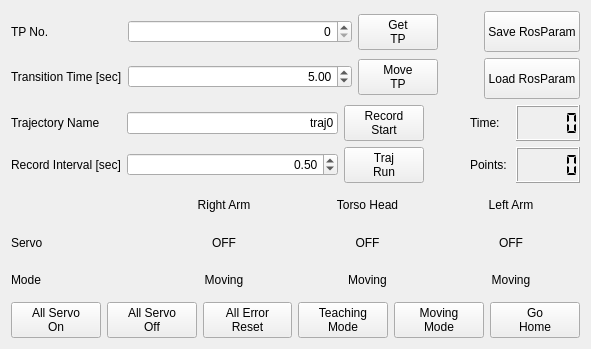
<?xml version="1.0" encoding="UTF-8"?>
<ui version="4.0">
 <class>Form</class>
 <widget class="QWidget" name="Form">
  <property name="geometry">
   <rect>
    <x>0</x>
    <y>0</y>
    <width>591</width>
    <height>349</height>
   </rect>
  </property>
  <property name="windowTitle">
   <string>torobo_whole_body_manager</string>
  </property>
  <layout class="QHBoxLayout" name="horizontalLayout_4">
   <item>
    <layout class="QVBoxLayout" name="verticalLayout_4">
     <item>
      <layout class="QVBoxLayout" name="verticalLayout_3">
       <item>
        <layout class="QVBoxLayout" name="verticalLayout_2">
         <item>
          <layout class="QHBoxLayout" name="horizontalLayout_2">
           <item>
            <layout class="QGridLayout" name="gridLayout_2">
             <item row="1" column="0">
              <widget class="QLabel" name="labelTransitionTime">
               <property name="text">
                <string>Transition Time [sec]</string>
               </property>
              </widget>
             </item>
             <item row="0" column="0">
              <widget class="QLabel" name="labelTpNumber">
               <property name="text">
                <string>TP No.</string>
               </property>
              </widget>
             </item>
             <item row="1" column="1">
              <widget class="QDoubleSpinBox" name="doubleSpinBoxTransitionTime">
               <property name="sizePolicy">
                <sizepolicy hsizetype="Expanding" vsizetype="Fixed">
                 <horstretch>0</horstretch>
                 <verstretch>0</verstretch>
                </sizepolicy>
               </property>
               <property name="alignment">
                <set>Qt::AlignRight|Qt::AlignTrailing|Qt::AlignVCenter</set>
               </property>
               <property name="minimum">
                <double>1.000000000000000</double>
               </property>
               <property name="singleStep">
                <double>0.500000000000000</double>
               </property>
               <property name="value">
                <double>5.000000000000000</double>
               </property>
              </widget>
             </item>
             <item row="1" column="2">
              <widget class="QPushButton" name="buttonMoveTp">
               <property name="text">
                <string>Move
TP</string>
               </property>
              </widget>
             </item>
             <item row="0" column="2">
              <widget class="QPushButton" name="buttonGetTp">
               <property name="text">
                <string>Get
TP</string>
               </property>
              </widget>
             </item>
             <item row="0" column="1">
              <widget class="QSpinBox" name="spinBoxTpNumber">
               <property name="sizePolicy">
                <sizepolicy hsizetype="Expanding" vsizetype="Fixed">
                 <horstretch>0</horstretch>
                 <verstretch>0</verstretch>
                </sizepolicy>
               </property>
               <property name="alignment">
                <set>Qt::AlignRight|Qt::AlignTrailing|Qt::AlignVCenter</set>
               </property>
              </widget>
             </item>
            </layout>
           </item>
           <item>
            <spacer name="horizontalSpacer">
             <property name="orientation">
              <enum>Qt::Horizontal</enum>
             </property>
             <property name="sizeType">
              <enum>QSizePolicy::Preferred</enum>
             </property>
             <property name="sizeHint" stdset="0">
              <size>
               <width>40</width>
               <height>88</height>
              </size>
             </property>
            </spacer>
           </item>
           <item>
            <layout class="QVBoxLayout" name="verticalLayout">
             <item>
              <widget class="QPushButton" name="buttonSaveRosParam">
               <property name="sizePolicy">
                <sizepolicy hsizetype="Minimum" vsizetype="Preferred">
                 <horstretch>0</horstretch>
                 <verstretch>0</verstretch>
                </sizepolicy>
               </property>
               <property name="text">
                <string>Save RosParam</string>
               </property>
              </widget>
             </item>
             <item>
              <widget class="QPushButton" name="buttonLoadRosParam">
               <property name="sizePolicy">
                <sizepolicy hsizetype="Minimum" vsizetype="Preferred">
                 <horstretch>0</horstretch>
                 <verstretch>0</verstretch>
                </sizepolicy>
               </property>
               <property name="text">
                <string>Load RosParam</string>
               </property>
              </widget>
             </item>
            </layout>
           </item>
          </layout>
         </item>
         <item>
          <layout class="QHBoxLayout" name="horizontalLayout_3">
           <item>
            <layout class="QGridLayout" name="gridLayout">
             <item row="1" column="1">
              <widget class="QDoubleSpinBox" name="doubleSpinBoxRecordInterval">
               <property name="sizePolicy">
                <sizepolicy hsizetype="Expanding" vsizetype="Fixed">
                 <horstretch>0</horstretch>
                 <verstretch>0</verstretch>
                </sizepolicy>
               </property>
               <property name="alignment">
                <set>Qt::AlignRight|Qt::AlignTrailing|Qt::AlignVCenter</set>
               </property>
               <property name="minimum">
                <double>0.100000000000000</double>
               </property>
               <property name="singleStep">
                <double>0.100000000000000</double>
               </property>
               <property name="value">
                <double>0.500000000000000</double>
               </property>
              </widget>
             </item>
             <item row="0" column="1">
              <widget class="QLineEdit" name="lineEditTrajName">
               <property name="text">
                <string>traj0</string>
               </property>
               <property name="alignment">
                <set>Qt::AlignRight|Qt::AlignTrailing|Qt::AlignVCenter</set>
               </property>
              </widget>
             </item>
             <item row="0" column="0">
              <widget class="QLabel" name="labelTrajName">
               <property name="text">
                <string>Trajectory Name</string>
               </property>
              </widget>
             </item>
             <item row="1" column="0">
              <widget class="QLabel" name="labelTrajRecordInterval">
               <property name="text">
                <string>Record Interval [sec]</string>
               </property>
              </widget>
             </item>
             <item row="1" column="2">
              <widget class="QPushButton" name="buttonTrajRun">
               <property name="enabled">
                <bool>true</bool>
               </property>
               <property name="text">
                <string>Traj
Run</string>
               </property>
              </widget>
             </item>
             <item row="0" column="2">
              <widget class="QPushButton" name="buttonTrajRecord">
               <property name="text">
                <string>Record
Start</string>
               </property>
              </widget>
             </item>
            </layout>
           </item>
           <item>
            <spacer name="horizontalSpacer_2">
             <property name="orientation">
              <enum>Qt::Horizontal</enum>
             </property>
             <property name="sizeType">
              <enum>QSizePolicy::Preferred</enum>
             </property>
             <property name="sizeHint" stdset="0">
              <size>
               <width>40</width>
               <height>20</height>
              </size>
             </property>
            </spacer>
           </item>
           <item>
            <layout class="QGridLayout" name="gridLayout_3">
             <item row="1" column="0">
              <widget class="QLabel" name="labelRecordedPoints_2">
               <property name="sizePolicy">
                <sizepolicy hsizetype="Minimum" vsizetype="Preferred">
                 <horstretch>0</horstretch>
                 <verstretch>0</verstretch>
                </sizepolicy>
               </property>
               <property name="frameShape">
                <enum>QFrame::NoFrame</enum>
               </property>
               <property name="midLineWidth">
                <number>0</number>
               </property>
               <property name="text">
                <string>Time: </string>
               </property>
              </widget>
             </item>
             <item row="1" column="1">
              <widget class="QLCDNumber" name="lcdNumberRecordTime">
               <property name="segmentStyle">
                <enum>QLCDNumber::Flat</enum>
               </property>
              </widget>
             </item>
             <item row="2" column="1">
              <widget class="QLCDNumber" name="lcdNumberRecordedPoints">
               <property name="frameShape">
                <enum>QFrame::Box</enum>
               </property>
               <property name="frameShadow">
                <enum>QFrame::Raised</enum>
               </property>
               <property name="lineWidth">
                <number>1</number>
               </property>
               <property name="smallDecimalPoint">
                <bool>false</bool>
               </property>
               <property name="segmentStyle">
                <enum>QLCDNumber::Flat</enum>
               </property>
               <property name="intValue" stdset="0">
                <number>0</number>
               </property>
              </widget>
             </item>
             <item row="2" column="0">
              <widget class="QLabel" name="labelRecordedPoints">
               <property name="sizePolicy">
                <sizepolicy hsizetype="Minimum" vsizetype="Preferred">
                 <horstretch>0</horstretch>
                 <verstretch>0</verstretch>
                </sizepolicy>
               </property>
               <property name="text">
                <string>Points: </string>
               </property>
              </widget>
             </item>
            </layout>
           </item>
          </layout>
         </item>
        </layout>
       </item>
       <item>
        <layout class="QGridLayout" name="gridLayout_4">
         <item row="2" column="2">
          <widget class="QLabel" name="labelTorsoHeadMode">
           <property name="text">
            <string>Moving</string>
           </property>
           <property name="alignment">
            <set>Qt::AlignCenter</set>
           </property>
          </widget>
         </item>
         <item row="1" column="0">
          <widget class="QLabel" name="label_4">
           <property name="text">
            <string>Servo</string>
           </property>
          </widget>
         </item>
         <item row="1" column="1">
          <widget class="QLabel" name="labelRArmServoState">
           <property name="text">
            <string>OFF</string>
           </property>
           <property name="alignment">
            <set>Qt::AlignCenter</set>
           </property>
          </widget>
         </item>
         <item row="0" column="1">
          <widget class="QLabel" name="label_2">
           <property name="text">
            <string>Right Arm</string>
           </property>
           <property name="alignment">
            <set>Qt::AlignCenter</set>
           </property>
          </widget>
         </item>
         <item row="1" column="2">
          <widget class="QLabel" name="labelTorsoHeadServoState">
           <property name="text">
            <string>OFF</string>
           </property>
           <property name="alignment">
            <set>Qt::AlignCenter</set>
           </property>
          </widget>
         </item>
         <item row="2" column="0">
          <widget class="QLabel" name="label_5">
           <property name="text">
            <string>Mode</string>
           </property>
          </widget>
         </item>
         <item row="2" column="1">
          <widget class="QLabel" name="labelRArmMode">
           <property name="text">
            <string>Moving</string>
           </property>
           <property name="alignment">
            <set>Qt::AlignCenter</set>
           </property>
          </widget>
         </item>
         <item row="0" column="3">
          <widget class="QLabel" name="label">
           <property name="text">
            <string>Left Arm</string>
           </property>
           <property name="alignment">
            <set>Qt::AlignCenter</set>
           </property>
          </widget>
         </item>
         <item row="1" column="3">
          <widget class="QLabel" name="labelLArmServoState">
           <property name="text">
            <string>OFF</string>
           </property>
           <property name="alignment">
            <set>Qt::AlignCenter</set>
           </property>
          </widget>
         </item>
         <item row="2" column="3">
          <widget class="QLabel" name="labelLArmMode">
           <property name="text">
            <string>Moving</string>
           </property>
           <property name="alignment">
            <set>Qt::AlignCenter</set>
           </property>
          </widget>
         </item>
         <item row="0" column="2">
          <widget class="QLabel" name="label_3">
           <property name="text">
            <string>Torso Head</string>
           </property>
           <property name="alignment">
            <set>Qt::AlignCenter</set>
           </property>
          </widget>
         </item>
        </layout>
       </item>
      </layout>
     </item>
     <item>
      <layout class="QHBoxLayout" name="horizontalLayout">
       <item>
        <widget class="QPushButton" name="buttonAllServoOn">
         <property name="text">
          <string>All Servo
On</string>
         </property>
        </widget>
       </item>
       <item>
        <widget class="QPushButton" name="buttonAllServoOff">
         <property name="text">
          <string>All Servo
Off</string>
         </property>
        </widget>
       </item>
       <item>
        <widget class="QPushButton" name="buttonAllErrorReset">
         <property name="text">
          <string>All Error
Reset</string>
         </property>
        </widget>
       </item>
       <item>
        <widget class="QPushButton" name="buttonTeachingMode">
         <property name="text">
          <string>Teaching
Mode</string>
         </property>
        </widget>
       </item>
       <item>
        <widget class="QPushButton" name="buttonMovingMode">
         <property name="text">
          <string>Moving
Mode</string>
         </property>
        </widget>
       </item>
       <item>
        <widget class="QPushButton" name="buttonGoHome">
         <property name="text">
          <string>Go
Home</string>
         </property>
        </widget>
       </item>
      </layout>
     </item>
    </layout>
   </item>
  </layout>
  <zorder>pushButton</zorder>
  <zorder>gridLayoutWidget_2</zorder>
  <zorder>gridLayoutWidget</zorder>
  <zorder>horizontalLayoutWidget</zorder>
  <zorder>buttonAllErrorReset</zorder>
  <zorder>buttonGoHome</zorder>
  <zorder>gridLayoutWidget_3</zorder>
  <zorder>verticalLayoutWidget</zorder>
  <zorder>gridLayoutWidget_4</zorder>
  <zorder>horizontalSpacer</zorder>
  <zorder>labelRecordedPoints</zorder>
  <zorder>horizontalSpacer_2</zorder>
  <zorder>label_3</zorder>
 </widget>
 <resources/>
 <connections/>
</ui>
